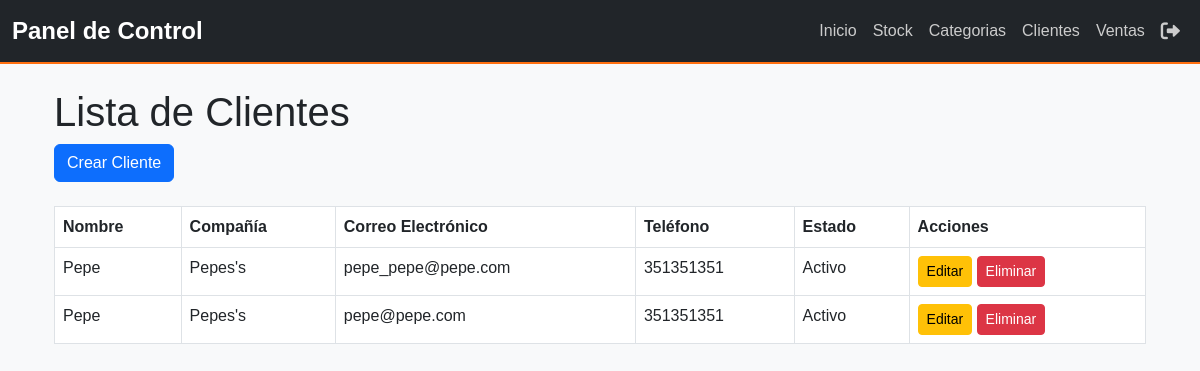
/clientes/, run on the app's committed database.
### myapp/models.py (models this page shows, shortened)
class Cliente(models.Model):
    nombre = models.CharField(max_length=255, verbose_name='Nombre Completo')
    compania = models.CharField(max_length=255, blank=True, null=True, verbose_name='Compañía')
    email = models.EmailField(unique=True, verbose_name='Correo Electrónico')
    telefono = models.CharField(max_length=15, verbose_name='Número de Teléfono')
    direccion = models.TextField(blank=True, null=True, verbose_name='Dirección')
    fecha_registro = models.DateTimeField(auto_now_add=True, verbose_name='Fecha de Registro')
    estatus = models.CharField(
        max_length=20,
        choices=[('activo', 'Activo'), ('inactivo', 'Inactivo')],
        default='activo',
        verbose_name='Estatus'
    )
    notas = models.TextField(blank=True, null=True, verbose_name='Notas Adicionales')
    class Meta:
        verbose_name = 'Cliente'
        verbose_name_plural = 'Clientes'
        ordering = ['-fecha_registro']

### myapp/views.py (the view)
# urls.py: path('clientes/', views.ClienteListView.as_view(), name='clientes_list'),
class ClienteListView(ListView):
    model = Cliente
    template_name = "clientes/cliente_list.html"
    context_object_name = "clientes"

### myapp/context_processors.py (called while the page is built, shortened)
def user_role(request):
    return {'role': 'Invitado'}

### myapp/templates/clientes/cliente_list.html (shortened to what this page needs)
{% extends 'base.html' %}
{% block content %}
<div class="container mt-4">
    <h1>Lista de Clientes</h1>
    <a href="{% url 'clientes_create' %}" class="btn btn-primary mb-4">Crear Cliente</a>
    <table class="table table-bordered">
        <thead>
            <tr>
                <th>Nombre</th>
                <th>Compañía</th>
                <th>Correo Electrónico</th>
                <th>Teléfono</th>
                <th>Estado</th>
                <th>Acciones</th>
            </tr>
        </thead>
        <tbody>
            {% for cliente in clientes %}
            <tr>
                <td>{{ cliente.nombre }}</td>
                <td>{{ cliente.compania }}</td>
                <td>{{ cliente.email }}</td>
                <td>{{ cliente.telefono }}</td>
                <td>{{ cliente.get_estatus_display }}</td>
                <td>
                    <a href="{% url 'clientes_update' cliente.id %}" class="btn btn-warning btn-sm">Editar</a>
                    <form method="post" action="{% url 'clientes_delete' cliente.id %}" style="display:inline-block;">
                        <button type="submit" class="btn btn-danger btn-sm">Eliminar</button>
                    </form>
                </td>
            </tr>
            {% empty %}
            <tr>
                <td colspan="6" class="text-center">No hay clientes registrados.</td>
            </tr>
            {% endfor %}
        </tbody>
    </table>
</div>
{% endblock %}

### myapp/static/css/styles.css (style rules this page uses)
body { font-family: 'Arial', sans-serif; background-color: #f4f6f9; margin: 0; padding: 0; }

### data on the page
Cliente: nombre "Pepe", compania "Pepes's", email "pepe_pepe@pepe.com", telefono "351351351", estatus "Activo"
Cliente: nombre "Pepe", compania "Pepes's", email "pepe@pepe.com", telefono "351351351", estatus "Activo"
